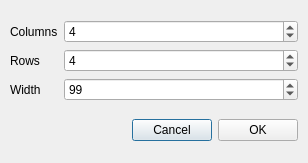
<ui version="4.0" >
 <author></author>
 <comment></comment>
 <exportmacro></exportmacro>
 <class>TableProperties</class>
 <widget class="QDialog" name="TableProperties" >
  <property name="objectName" >
   <string notr="true" >TableProperties</string>
  </property>
  <property name="geometry" >
   <rect>
    <x>0</x>
    <y>0</y>
    <width>308</width>
    <height>163</height>
   </rect>
  </property>
  <property name="windowTitle" >
   <string>Table Properties</string>
  </property>
  <layout class="QVBoxLayout" >
   <property name="objectName" >
    <string notr="true" />
   </property>
   <property name="margin" >
    <number>9</number>
   </property>
   <property name="spacing" >
    <number>6</number>
   </property>
   <item>
    <layout class="QGridLayout" >
     <property name="objectName" >
      <string notr="true" />
     </property>
     <property name="margin" >
      <number>1</number>
     </property>
     <property name="spacing" >
      <number>6</number>
     </property>
     <item row="0" column="1" >
      <widget class="QSpinBox" name="columns" >
       <property name="objectName" >
        <string notr="true" >columns</string>
       </property>
       <property name="geometry" >
        <rect>
         <x>66</x>
         <y>1</y>
         <width>223</width>
         <height>25</height>
        </rect>
       </property>
       <property name="sizePolicy" >
        <sizepolicy>
         <hsizetype>1</hsizetype>
         <vsizetype>0</vsizetype>
         <horstretch>1</horstretch>
         <verstretch>0</verstretch>
        </sizepolicy>
       </property>
       <property name="value" >
        <number>4</number>
       </property>
      </widget>
     </item>
     <item row="0" column="0" >
      <widget class="QLabel" name="label_2" >
       <property name="objectName" >
        <string notr="true" >label_2</string>
       </property>
       <property name="geometry" >
        <rect>
         <x>1</x>
         <y>1</y>
         <width>59</width>
         <height>25</height>
        </rect>
       </property>
       <property name="text" >
        <string>Columns</string>
       </property>
      </widget>
     </item>
     <item row="1" column="0" >
      <widget class="QLabel" name="label" >
       <property name="objectName" >
        <string notr="true" >label</string>
       </property>
       <property name="geometry" >
        <rect>
         <x>1</x>
         <y>32</y>
         <width>59</width>
         <height>25</height>
        </rect>
       </property>
       <property name="text" >
        <string>Rows</string>
       </property>
      </widget>
     </item>
     <item row="1" column="1" >
      <widget class="QSpinBox" name="rows" >
       <property name="objectName" >
        <string notr="true" >rows</string>
       </property>
       <property name="geometry" >
        <rect>
         <x>66</x>
         <y>32</y>
         <width>223</width>
         <height>25</height>
        </rect>
       </property>
       <property name="value" >
        <number>4</number>
       </property>
      </widget>
     </item>
     <item row="2" column="0" >
      <widget class="QLabel" name="label_3" >
       <property name="objectName" >
        <string notr="true" >label_3</string>
       </property>
       <property name="geometry" >
        <rect>
         <x>1</x>
         <y>63</y>
         <width>59</width>
         <height>25</height>
        </rect>
       </property>
       <property name="text" >
        <string>Width</string>
       </property>
      </widget>
     </item>
     <item row="2" column="1" >
      <widget class="QSpinBox" name="width" >
       <property name="objectName" >
        <string notr="true" >width</string>
       </property>
       <property name="geometry" >
        <rect>
         <x>66</x>
         <y>63</y>
         <width>223</width>
         <height>25</height>
        </rect>
       </property>
       <property name="value" >
        <number>1000</number>
       </property>
       <property name="maximum" >
        <number>10000</number>
       </property>
      </widget>
     </item>
    </layout>
   </item>
   <item>
    <layout class="QHBoxLayout" >
     <property name="objectName" >
      <string notr="true" />
     </property>
     <property name="margin" >
      <number>1</number>
     </property>
     <property name="spacing" >
      <number>6</number>
     </property>
     <item>
      <spacer>
       <property name="objectName" >
        <string notr="true" >horizontalSpacer</string>
       </property>
       <property name="geometry" >
        <rect>
         <x>1</x>
         <y>4</y>
         <width>126</width>
         <height>20</height>
        </rect>
       </property>
       <property name="orientation" >
        <enum>Qt::Horizontal</enum>
       </property>
       <property name="sizeHint" >
        <size>
         <width>40</width>
         <height>20</height>
        </size>
       </property>
      </spacer>
     </item>
     <item>
      <widget class="QPushButton" name="pushButton_2" >
       <property name="objectName" >
        <string notr="true" >pushButton_2</string>
       </property>
       <property name="geometry" >
        <rect>
         <x>133</x>
         <y>1</y>
         <width>75</width>
         <height>27</height>
        </rect>
       </property>
       <property name="text" >
        <string>Cancel</string>
       </property>
      </widget>
     </item>
     <item>
      <widget class="QPushButton" name="pushButton" >
       <property name="objectName" >
        <string notr="true" >pushButton</string>
       </property>
       <property name="geometry" >
        <rect>
         <x>214</x>
         <y>1</y>
         <width>75</width>
         <height>27</height>
        </rect>
       </property>
       <property name="text" >
        <string>OK</string>
       </property>
      </widget>
     </item>
    </layout>
   </item>
  </layout>
 </widget>
 <pixmapfunction></pixmapfunction>
 <resources/>
 <connections>
  <connection>
   <sender>pushButton</sender>
   <signal>clicked()</signal>
   <receiver>TableProperties</receiver>
   <slot>accept()</slot>
   <hints>
    <hint type="sourcelabel" >
     <x>276</x>
     <y>131</y>
    </hint>
    <hint type="destinationlabel" >
     <x>289</x>
     <y>176</y>
    </hint>
   </hints>
  </connection>
  <connection>
   <sender>pushButton_2</sender>
   <signal>clicked()</signal>
   <receiver>TableProperties</receiver>
   <slot>reject()</slot>
   <hints>
    <hint type="sourcelabel" >
     <x>196</x>
     <y>130</y>
    </hint>
    <hint type="destinationlabel" >
     <x>203</x>
     <y>162</y>
    </hint>
   </hints>
  </connection>
 </connections>
</ui>
